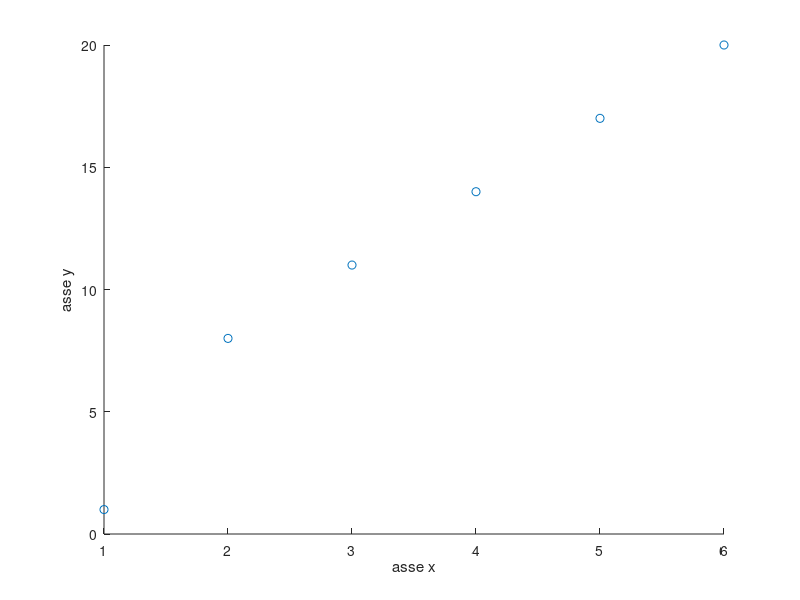

The MATLAB script that drew this image: (Note: this script raises an error after producing the figure.)

% Generiamo 6 punti in base ad una retta con coefficiente angolare positivo.
x=(1:6)';
y=2+3*x;
% Modifichiamo la coordinata di un punto in modo da distruggere
% la relazione lineare ma mantenere la pefetta cograduazione.
y(1)=1;
scatter(x,y)
xlabel('asse x')
ylabel('asse y')
% Coefficiente di cograduazione
disp('Coefficiente di cograduazione')
disp(corr(x,y,'Type','Spearman'))

% Coefficiente di correlazione
disp('Coefficiente di correlazione')
disp(corr(x,y))
% print -depsc figs\corrcograd.eps;
